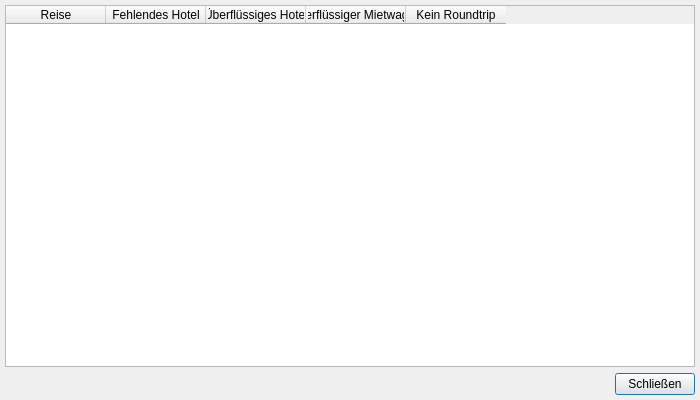
<?xml version="1.0" encoding="UTF-8"?>
<ui version="4.0">
 <class>CheckDialog</class>
 <widget class="QDialog" name="CheckDialog">
  <property name="geometry">
   <rect>
    <x>0</x>
    <y>0</y>
    <width>700</width>
    <height>400</height>
   </rect>
  </property>
  <property name="minimumSize">
   <size>
    <width>700</width>
    <height>400</height>
   </size>
  </property>
  <property name="windowTitle">
   <string>Dialog</string>
  </property>
  <layout class="QVBoxLayout" name="verticalLayout">
   <property name="leftMargin">
    <number>5</number>
   </property>
   <property name="topMargin">
    <number>5</number>
   </property>
   <property name="rightMargin">
    <number>5</number>
   </property>
   <property name="bottomMargin">
    <number>5</number>
   </property>
   <item>
    <layout class="QGridLayout" name="gridLayout">
     <item row="1" column="1">
      <widget class="QPushButton" name="btnClose">
       <property name="text">
        <string>Schließen</string>
       </property>
      </widget>
     </item>
     <item row="1" column="0">
      <spacer name="horizontalSpacer">
       <property name="orientation">
        <enum>Qt::Horizontal</enum>
       </property>
       <property name="sizeHint" stdset="0">
        <size>
         <width>40</width>
         <height>20</height>
        </size>
       </property>
      </spacer>
     </item>
     <item row="0" column="0" colspan="2">
      <widget class="QTableWidget" name="tableTravelChecks">
       <column>
        <property name="text">
         <string>Reise</string>
        </property>
       </column>
       <column>
        <property name="text">
         <string>Fehlendes Hotel</string>
        </property>
       </column>
       <column>
        <property name="text">
         <string>Überflüssiges Hotel</string>
        </property>
       </column>
       <column>
        <property name="text">
         <string>Überflüssiger Mietwagen</string>
        </property>
       </column>
       <column>
        <property name="text">
         <string>Kein Roundtrip</string>
        </property>
       </column>
      </widget>
     </item>
    </layout>
   </item>
  </layout>
 </widget>
 <resources/>
 <connections/>
</ui>
